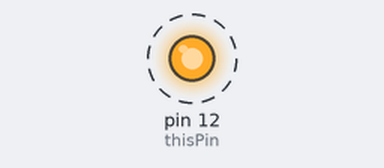
Recording of a sketch running on a simulated Arduino Uno, built with avr-gcc and run on an emulated ATmega328P. On the bench: output pins drawn as LEDs (lit = HIGH). Dashed ring = blinking.

Above: at 0.5 s.
Timing chart, 0 to 3.0 s (numbered marks = the images above):
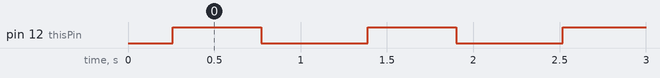

The sketch:

dc_motor.ino
```cpp
const int thisPin = 12;
void setup() {
  // put your setup code here, to run once:
  pinMode(thisPin, OUTPUT);

}

void loop() {
  // put your main code here, to run repeatedly:
  for (int brightness = 0; brightness < 255; brightness++) {
      analogWrite(thisPin, brightness);
      delay(2);
  }
  // fade the LED on thisPin from brightest to off:
  for (int brightness = 255; brightness >= 0; brightness--) {
    analogWrite(thisPin, brightness);
    delay(2);
  }
  // pause between LEDs:
  delay(100);

}
```

Measured:
- by itself, pin 12 (thisPin): alternates HIGH for 0.51 s and LOW for 0.62 s
